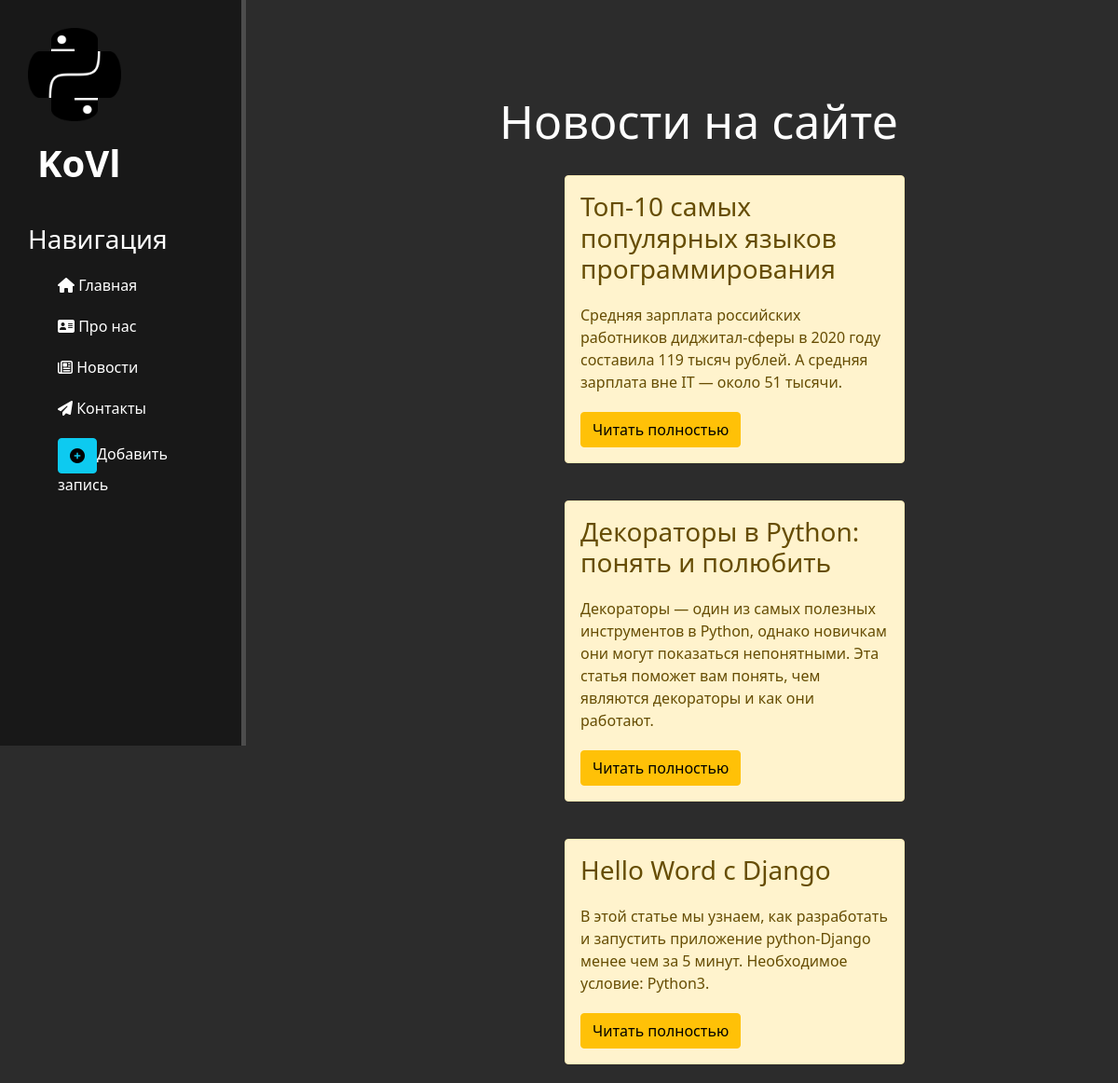
Page /news/ on the committed database.
### news/models.py (models this page shows, shortened)
class Articles(models.Model):
    title = models.CharField('Название', max_length=50)
    anons = models.CharField('Анонс', max_length=250)
    full_text = models.TextField('Статья')
    date = models.DateTimeField('Дата публицкации')
    class Meta:
        verbose_name = 'Новость'
        verbose_name_plural = 'Новости'

### news/views.py (the view)
# urls.py: path('', views.news_home, name='news_home'),
def news_home(request):
    news = Articles.objects.order_by('-date')
    return render(request, 'news/news_home.html', {'news': news})

### news/templates/news/news_home.html (shortened to what this page needs)
{% extends 'main/layout.html' %}
{% block content %}
    <div class="features">
        <h1>Новости на сайте</h1>
        {% if news %}
            {% for el in news %}
                <div class="alert alert-warning">
                    <h3>{{el.title}}</h3>
                    <p>{{el.anons}}</p>
                    <a href="{% url 'news_detail' el.id %}" class="btn btn-warning">Читать полностью</a>
                </div>
            {% endfor %}
        {% else %}
            <p>У вас нет записей!</p>
        {% endif %}
    </div>
{% endblock %}

### main/templates/main/layout.html (shortened to what this page needs)
{% load static %}
<!doctype html>
<html lang="en">
<head>
    <link rel="stylesheet" href="https://cdn.jsdelivr.net/npm/bootstrap@5.1.3/dist/css/bootstrap.min.css">
    <link rel="stylesheet" href="{% static 'main/css/main.css' %}">
</head>
<body>
    <aside>
        <img src="{% static 'main/img/Pythonicon.png' %}" alt="Logo">
        <span class='logo'>KoVl</span>
        <h3>Навигация</h3>
        <ul>
            <a href="{% url 'home' %}"><li><i class="fas fa-home"></i> Главная</li></a>
            <a href="{% url 'about' %}"><li><i class="fas fa-address-card"></i> Про нас</li></a>
            <a href="{% url 'news_home' %}"><li><i class="far fa-newspaper"></i> Новости</li></a>
            <a href=""><li><i class="fas fa-paper-plane"></i> Контакты</li></a>
            <a href="{% url 'create' %}"><li><button class="btn btn-info"><i class="fas fa-plus-circle"></i></button>Добавить запись</li></a>
        </ul>
    </aside>
    <main>
    {% block content %}
    {% endblock %}
    </main>
</body>
</html>

### main/static/main/css/main.css (style rules this page uses)
body { background:#2c2c2c; }
aside { position: fixed; float: left; background: #181818; width: 22%; padding: 2.5%; height: 100vh; color: #fff; border-right: 5px solid #4d4d4d; }
aside img { height:100px; width: 100px; float: left; }
aside .logo { font-size: 40px; margin-left: 10px; font-weight: bold; position: relative; top: 15px; }
aside h3 { margin-top: 50px; font-size: 28px; }
aside ul { list-style: none }
aside ul li { color: #fff; display: block; margin-top: 20px; transition: transform .6s ease; }
aside ul a { text-decoration: none; }
main .features { float: right; color: #fff; margin-top: 100px; text-align:center; width: 75%; }
main .features h1 { font-size: 50px; }
main .features p { max-width: 400px; margin: 20px auto }
.alert-warning { float: left; clear: both; width: 365px; margin: 20px 34%; text-align: left; }

### rows in the picture
Articles: title "Топ-10 самых популярных языков программирования", anons "Средняя зарплата российских работников диджитал-сферы в 2020 году составила 119 тысяч рублей. А средняя зарплата вне IT — около 51 тысячи."
Articles: title "Декораторы в Python: понять и полюбить", anons "Декораторы — один из самых полезных инструментов в Python, однако новичкам они могут показаться непонятными. Эта статья поможет вам понять, чем являются декораторы и как они работают."
Articles: title "Hello Word c Django", anons "В этой статье мы узнаем, как разработать и запустить приложение python-Django менее чем за 5 минут. Необходимое условие: Python3."
